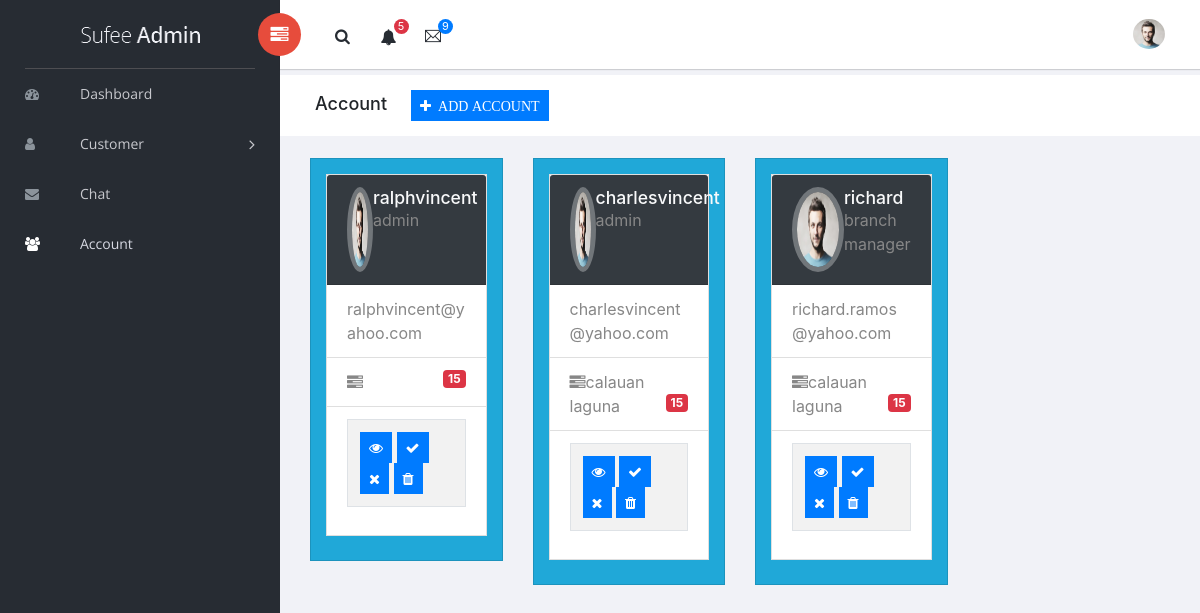
The page /admin/account.php (signed in) on the database its author committed.
### tables this page shows
CREATE TABLE `account` (
  `user_id` int(11) NOT NULL,
  `email_address` varchar(255) NOT NULL,
  `password` varchar(255) NOT NULL,
  `date_created` timestamp NOT NULL DEFAULT current_timestamp() ON UPDATE current_timestamp()
);

CREATE TABLE `user` (
  `user_id` int(11) NOT NULL,
  `name` varchar(255) NOT NULL,
  `Lastname` varchar(255) NOT NULL,
  `mid_name` varchar(255) NOT NULL,
  `p_address` varchar(255) NOT NULL,
  `birthday` date DEFAULT NULL,
  `t_number` int(11) NOT NULL,
  `educational` varchar(255) NOT NULL,
  `age` int(11) NOT NULL,
  `gender` varchar(255) NOT NULL,
  `civil_status` varchar(255) NOT NULL,
  `position` enum('admin','branch manager','staff') NOT NULL
);

### admin/account.php (the view, shortened to what this page needs)
<!doctype html>
<html class="no-js" lang="en">
<head>
    <link rel="stylesheet" href="vendors/bootstrap/dist/css/bootstrap.min.css">
    <link rel="stylesheet" href="vendors/font-awesome/css/font-awesome.min.css">
    <link rel="stylesheet" href="vendors/themify-icons/css/themify-icons.css">
    <link rel="stylesheet" href="vendors/flag-icon-css/css/flag-icon.min.css">
    <link rel="stylesheet" href="vendors/selectFX/css/cs-skin-elastic.css">
    <link rel="stylesheet" href="vendors/jqvmap/dist/jqvmap.min.css">
    <link rel="stylesheet" href="assets/css/style.css">
</head>
<body>
    <aside id="left-panel" class="left-panel">
        <nav class="navbar navbar-expand-sm navbar-default">
            <div class="navbar-header">
                <a class="navbar-brand" href="./"><img src="images/logo.png" alt="Logo"></a>
            </div>
            <div id="main-menu" class="main-menu collapse navbar-collapse">
                <ul class="nav navbar-nav">
                    <li>
                        <a href="dashboard.php"> <i class="menu-icon fa fa-dashboard"></i>Dashboard </a>
                    </li>
                    <li class="menu-item-has-children dropdown">
                        <a href="#" class="dropdown-toggle" data-toggle="dropdown" aria-haspopup="true" aria-expanded="false"> <i class="menu-icon fa fa-user"></i>Customer</a>
                    </li>
                     <li>
                        <a href="chat.php"> <i class="menu-icon fa fa-envelope"></i>Chat</a>
                    </li>
                    <li class="active">
                        <a href="account.php"> <i class="menu-icon fa fa-users"></i>Account</a>
                    </li>
                </ul>
            </div>
        </nav>
    </aside>
    <div id="right-panel" class="right-panel">
        <header id="header" class="header">
            <div class="header-menu">
                <div class="col-sm-7">
                    <a id="menuToggle" class="menutoggle pull-left"><i class="fa fa fa-tasks"></i></a>
                    <div class="header-left">
                        <button class="search-trigger"><i class="fa fa-search"></i></button>
                        <div class="dropdown for-notification">
                            <button class="btn btn-secondary dropdown-toggle" type="button" id="notification" data-toggle="dropdown" aria-haspopup="true" aria-expanded="false">
                                <i class="fa fa-bell"></i>
                                <span class="count bg-danger">5</span>
                            </button>
                        </div>
                        <div class="dropdown for-message">
                            <button class="btn btn-secondary dropdown-toggle" type="button"
                                id="message"
                                data-toggle="dropdown" aria-haspopup="true" aria-expanded="false">
                                <i class="ti-email"></i>
                                <span class="count bg-primary">9</span>
                            </button>
                        </div>
                    </div>
                </div>
                <div class="col-sm-5">
                    <div class="user-area dropdown float-right">
                        <a href="#" class="dropdown-toggle" data-toggle="dropdown" aria-haspopup="true" aria-expanded="false">
                            <img class="user-avatar rounded-circle" src="images/admin.jpg" alt="User Avatar">
                        </a>
                    </div>
                </div>
            </div>
        </header>
        <div class="breadcrumbs">
            <div class="col-sm-4">
                <div class="page-header float-left">
                    <div class="page-title">
                        <h1>Account&nbsp
                            &nbsp&nbsp
                            <button type="submit" class="btn btn-primary btn-sm" data-toggle="modal" data-target="#add"><i class="fa fa-plus">&nbsp&nbspADD ACCOUNT</i>
                                                 </button></h1>
                    </div>
                </div>
            </div>
        </div>
        <div class="content mt-3">
            <?php
            include_once("../auth.php");
            $query = mysqli_query($con,"SELECT * FROM user");
            $query_run = mysqli_query($con,"SELECT email_address FROM account");
            while ($row=mysqli_fetch_assoc($query) AND $rows=mysqli_fetch_assoc($query_run) ) { ?>
            <div class="col-sm-6 col-lg-3">
                <div class="card text-white bg-flat-color-1">
                    <div class="card-body pb-0">
                        <aside class="profile-nav alt">
                            <section class="card">
                                <div class="card-header user-header alt bg-dark">
                                    <div class="media">
                                        <a href="#">
                                                <img class="align-self-center rounded-circle mr-3" style="width:85px; height:85px;" alt="" src="images/admin.jpg">
                                         </a>
                                        <div class="media-body">
                                            <h4 class="text-light display-6"><?php echo $row['name'];  ?></h4>
                                            <p><?php echo $row['position'];  ?></p>
                                        </div>
                                    </div>
                                </div>
                                <ul class="list-group list-group-flush">
                                    <li class="list-group-item">
                                        <a href="#"><?php echo $rows['email_address'];  ?><span class="badge badge-primary pull-right"></span></a>
                                    </li>
                                    <li class="list-group-item">
                                        <a href="#"> <i class="fa fa-tasks"></i><?php echo $row['p_address'];  ?><span class="badge badge-danger pull-right">15</span></a>
                                    </li>
                                    <li class="list-group-item">
                                        <center>
                                        <table id="bootstrap-data-table-export" class="table table-striped table-bordered">
                                    <tbody>
                                            <tr>
                                                <td>
                                                    <button type="button" class="btn btn-primary btn-sm viewbtn" data-toggle="modal" data-target="#view"><i class="fa fa-eye"></i> </button>
                                                    <button type="submit" class="btn btn-primary btn-sm" data-toggle="modal" data-target="#approved"><i class="fa fa-check"></i></button>
                                                    <button type="submit" class="btn btn-primary btn-sm" data-toggle="modal" data-target="#reject"><i class="fa fa-times"></i></button>
                                                    <button type="submit" class="btn btn-primary btn-sm" data-toggle="modal" data-target="#delete"><i class="fa fa-trash"></i></button>
                                                </td>
                                            </tr>
                                    </tbody>
                                </table>
                                        </center>
                                    </li>
                                </ul>
                            </section>
                        </aside>
                    </div>
                </div>
            </div>
             <?php } ?>
        </div>
    </div>
</body>
</html>

### rows shown on the page
account: email_address "ralphvincent@yahoo.com"
user: name "ralphvincent", position "admin"
account: email_address "charlesvincent@yahoo.com"
user: name "charlesvincent", position "admin", p_address "calauan laguna"
account: email_address "richard.ramos@yahoo.com"
user: name "richard", position "branch manager", p_address "calauan laguna"
